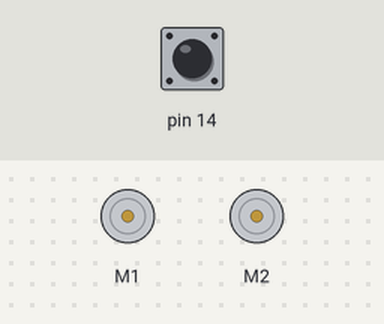
The sketch below on a simulated Arduino Leonardo, built with avr-gcc and run on an emulated ATmega32U4. On the bench: 2 × DC motor (green arrow = forward, orange = backward, longer = faster). Inputs (shaded band) come from the test bench; at power-on: pin 14 HIGH.

Above: at 1.2 s.
1.3 s: pin 14 pulled LOW for 0.15 s
At 3.7 s:
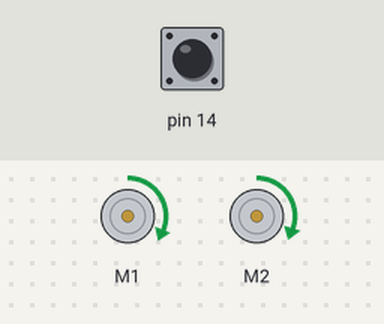
Timing chart, 0 to 13.4 s (numbered marks = the images above; inputs shaded):
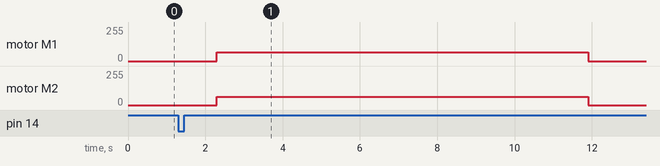

Measured:
- after the input at 1.3 s, motor M1: stopped → forward 65/255 after 1.0 s, → stopped 9.6 s later; motor M2: stopped → forward 63/255 after 1.0 s, → stopped 9.6 s later

The sketch:

Cpe476_StraightLine_NoFeedback.ino
```cpp
// This program drives the Romi forward 2 meters without feedback
//
// You can press button A on the Romi to drive both motors forward
//

#include <Romi32U4.h>

Romi32U4Encoders encoders;
Romi32U4Motors motors;
Romi32U4ButtonA buttonA;

void setup()
{
  //buttonA.waitForButton();
  //delay(1000);
}

void loop()
{
  if(buttonA.isPressed())
  {
    delay(1000);
    // Run left and right motor forward.
    motors.setSpeeds(102, 100);
    delay(9600);
    motors.setSpeeds(0,0);
  }
}
```
